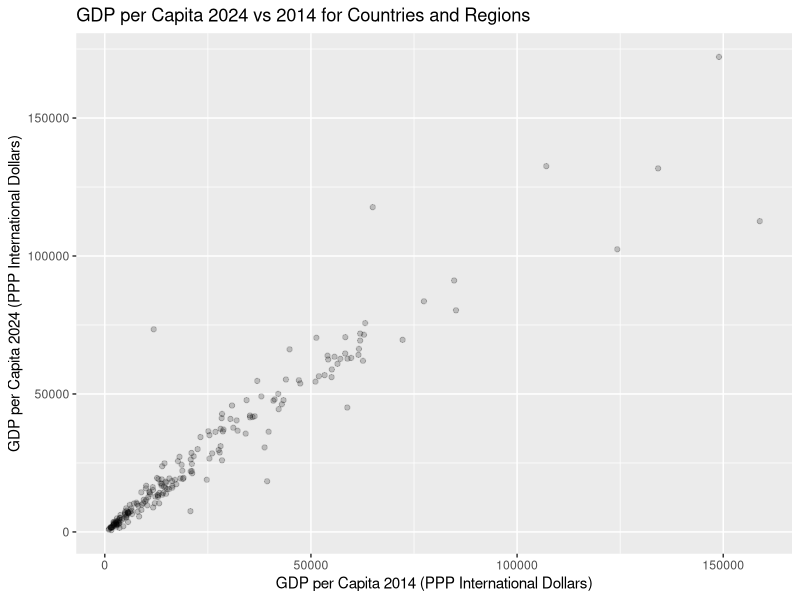
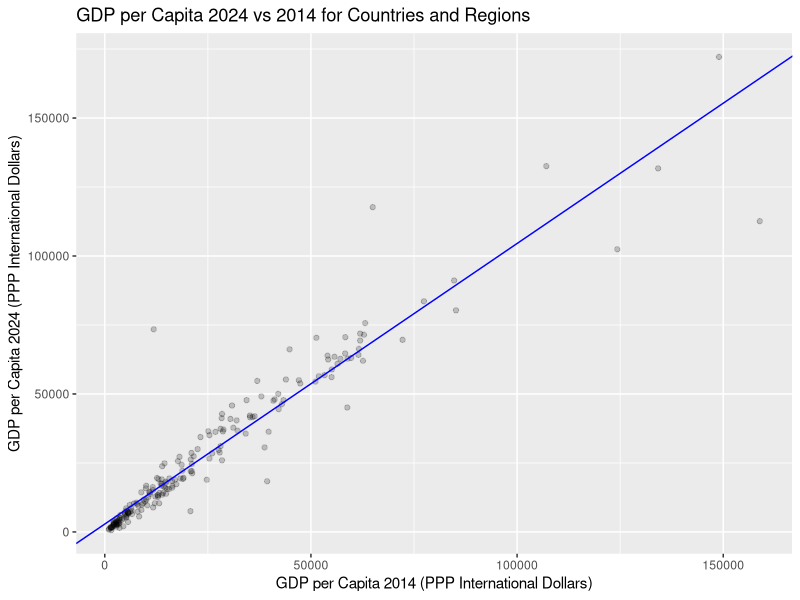
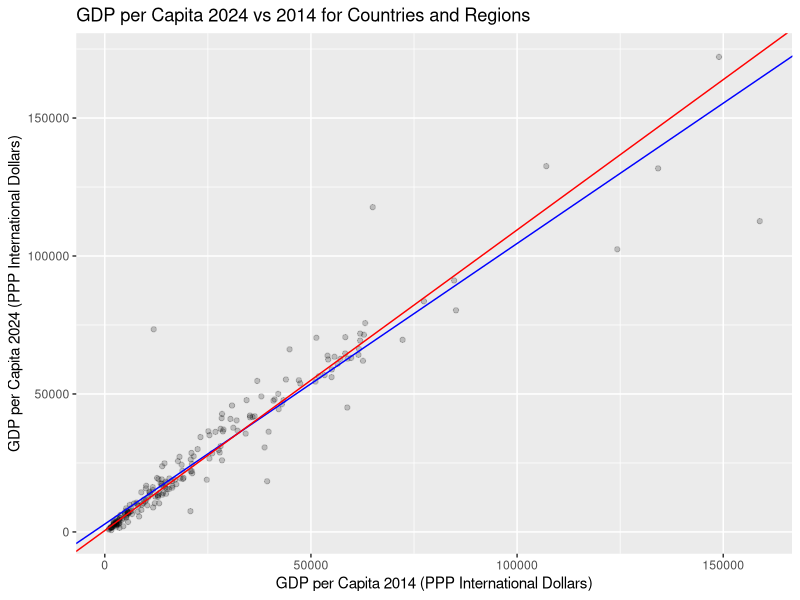
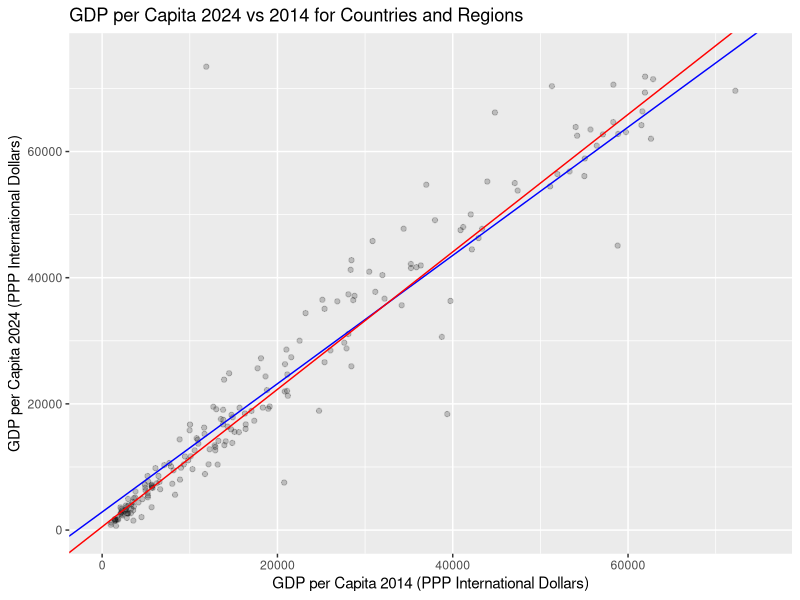
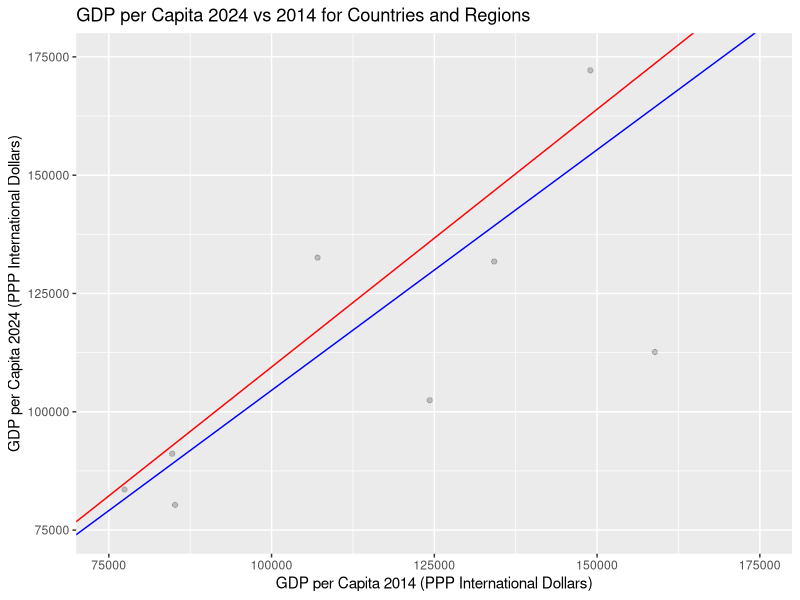
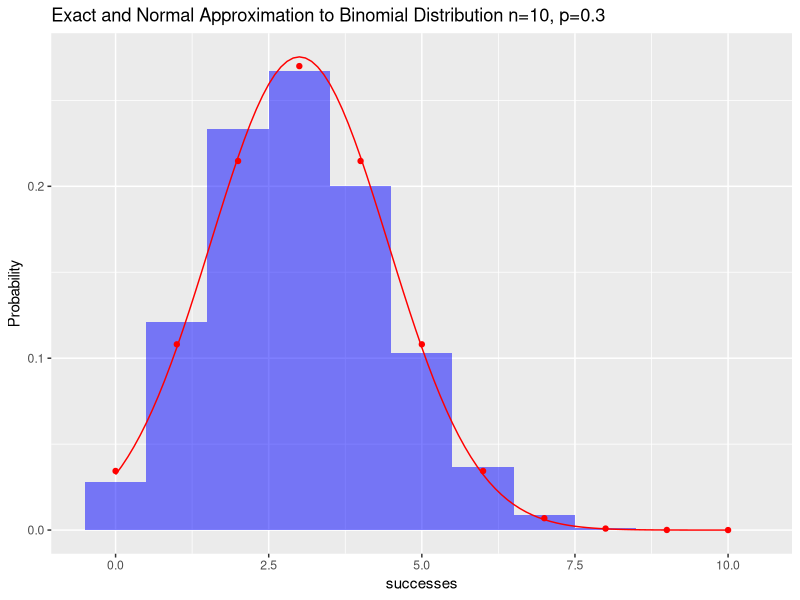
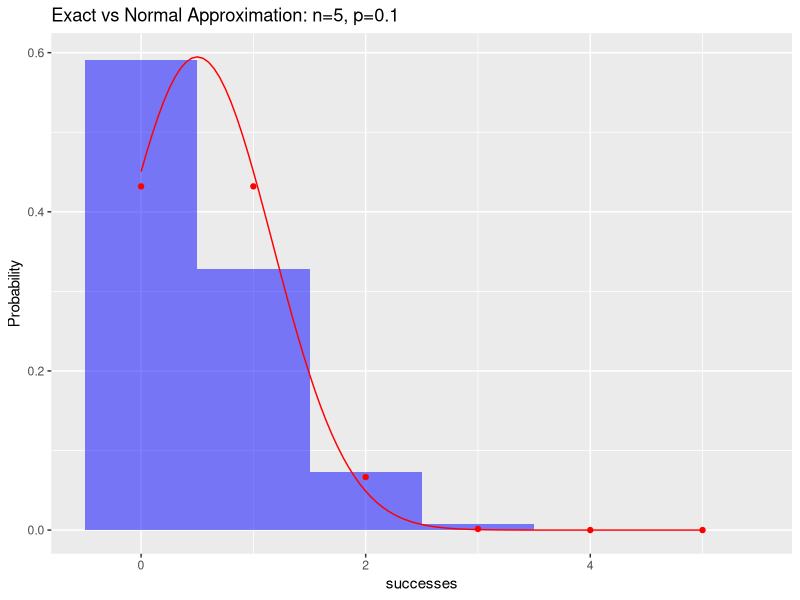
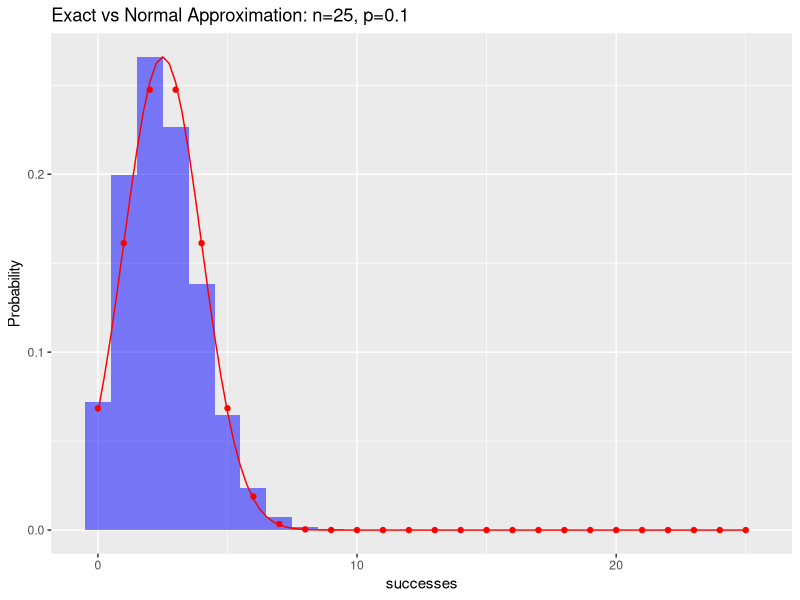

Recreate these plots in R, in order.
## ---- chunk 1
library(knitr)
knitr::opts_chunk$set(echo = TRUE)
library(tidyverse)

## ---- chunk 2
# Import the IMF GDP dataset
dat.gdp <- read.csv("imf_gdp_prelim.csv")

# Filter to GDP per capita PPP rows only
dat.plot <- dat.gdp %>%
  filter(SERIES_NAME == "Gross domestic product (GDP), Constant prices, Per capita, purchasing power parity (PPP) international dollar, ICP benchmark 2021")

# Scatter plot: 2024 GDP per capita (y) vs 2014 GDP per capita (x)
g <- ggplot(dat.plot, aes(x = X2014, y = X2024)) +
  geom_point(alpha = 0.2) +
  labs(
    x = "GDP per Capita 2014 (PPP International Dollars)",
    y = "GDP per Capita 2024 (PPP International Dollars)",
    title = "GDP per Capita 2024 vs 2014 for Countries and Regions"
  )
g
## ---- chunk 3
# Fit least-squares linear model: X2024 ~ X2014
fit.ls <- lm(X2024 ~ X2014, data = dat.plot)

# Extract and display slope and intercept
ls.intercept <- coef(fit.ls)[1]
ls.slope <- coef(fit.ls)[2]
cat("Least-squares intercept:", ls.intercept, "\n")
cat("Least-squares slope:", ls.slope, "\n")

# Add the regression line to the scatter plot from part 1
g <- g + geom_abline(intercept = ls.intercept, slope = ls.slope, color = "blue")
g
## ---- chunk 4
# Function to compute total absolute error for a given slope and intercept
total.absolute.error <- function(slope, intercept, data) {
  predicted <- intercept + slope * data$X2014
  sum(abs(data$X2024 - predicted))
}

# Compute total absolute error for the least-squares fit
ls.tae <- total.absolute.error(ls.slope, ls.intercept, dat.plot)
cat("Total absolute error for least-squares line:", ls.tae, "\n")
## ---- chunk 5
# Wrapper for optim: takes a parameter vector c(slope, intercept)
tae.for.optim <- function(params) {
  total.absolute.error(slope = params[1], intercept = params[2], data = dat.plot)
}

# Run optimization, using least-squares coefficients as starting values
opt.result <- optim(par = c(ls.slope, ls.intercept), fn = tae.for.optim)

# Extract optimized slope and intercept
opt.slope <- opt.result$par[1]
opt.intercept <- opt.result$par[2]
opt.tae <- opt.result$value

cat("Minimum absolute error slope:", opt.slope, "\n")
cat("Minimum absolute error intercept:", opt.intercept, "\n")
cat("Total absolute error:", opt.tae, "\n")
## ---- chunk 6
# Add the minimum absolute error line (red) alongside the LS line (blue)
g <- g + geom_abline(intercept = opt.intercept, slope = opt.slope, color = "red")
g
## ---- chunk 7
dat.plot$COUNTRY[which.max(dat.plot$X2014)]

g + xlim(0, 75000) + ylim(0, 75000)

g + xlim(75000, 175000) + ylim(75000, 175000)
## ---- chunk 8
# Method 1: Identify entities with blank PRIMARY_DOMESTIC_CURRENCY
# Count rows per entity in the full dataset to distinguish regions (1 row) from countries
rows.per.entity <- dat.gdp %>%
  group_by(COUNTRY) %>%
  summarise(n.rows = n(), currency = first(PRIMARY_DOMESTIC_CURRENCY))

# Regions: blank currency AND only 1 row in the dataset
dat.regions <- rows.per.entity %>%
  filter(currency == "" & n.rows == 1)

cat("Regions in the dataset:\n")
dat.regions$COUNTRY
## ---- chunk 9
normal.approximation<-function(n,p){
  mu.np<-n*p
  sigma.np<-sqrt(n*p*(1-p))
  breaks<-seq(-0.5,n+0.5,by=1)
  probs<-pnorm(breaks, mean=mu.np, sd=sigma.np)
  probs.diff<-diff(probs)
  return(probs.diff)
}

## ---- chunk 10
dat.approx<-data.frame(
  successes=0:10,
  exact=dbinom(0:10, size=10, prob=0.3),
  approx=normal.approximation(10, 0.3)
)
g<-ggplot(dat.approx, aes(x=successes))+
  geom_bar(aes(y=exact), stat="identity", fill="blue", width=1,alpha=.5)+
  geom_point(aes(y=approx), color="red")+stat_function(fun=dnorm,
    args=list(mean=10*0.3, sd=sqrt(10*0.3*0.7)), color="red")+
  labs(y="Probability", title="Exact and Normal Approximation to Binomial Distribution n=10, p=0.3")
g
## ---- chunk 11
(sum.abs.diff<-sum(abs(dat.approx$exact - dat.approx$approx)))
## ---- chunk 12
n.values <- c(5, 25, 125)
p.values <- c(0.1, 0.2, 0.5)
params.grid <- expand.grid(n = n.values, p = p.values)

# Function to plot exact vs normal approximation and return sum of absolute differences
plot.binom.approx <- function(n, p) {
  # Build data frame of exact binomial and normal approximation probabilities
  dat.approx <- data.frame(
    successes = 0:n,
    exact = dbinom(0:n, size = n, prob = p),
    approx = normal.approximation(n, p)
  )

  # Create comparison plot
  g <- ggplot(dat.approx, aes(x = successes)) +
    geom_bar(aes(y = exact), stat = "identity", fill = "blue", width = 1, alpha = 0.5) +
    geom_point(aes(y = approx), color = "red") +
    stat_function(fun = dnorm,
      args = list(mean = n * p, sd = sqrt(n * p * (1 - p))), color = "red") +
    labs(y = "Probability",
         title = paste0("Exact vs Normal Approximation: n=", n, ", p=", p))
  print(g)

  # Compute and return sum of absolute differences
  sum.abs.diff <- sum(abs(dat.approx$exact - dat.approx$approx))
  return(sum.abs.diff)
}

# Loop through all 9 parameter combinations
results <- numeric(nrow(params.grid))
for (i in 1:nrow(params.grid)) {
  results[i] <- plot.binom.approx(params.grid$n[i], params.grid$p[i])
  cat("n =", params.grid$n[i], ", p =", params.grid$p[i],
      "=> Sum of absolute differences:", results[i], "\n")
}

# Store results for use in part 2
params.grid$sum.abs.diff <- results
## ---- chunk 13
# Plot sum of absolute differences by n, colored by p
params.grid$p.factor <- as.factor(params.grid$p)

ggplot(params.grid, aes(x = n, y = sum.abs.diff, color = p.factor, group = p.factor)) +
  geom_line() +
  geom_point(size = 3) +
  labs(
    x = "n (number of trials)",
    y = "Sum of Absolute Differences",
    color = "p",
    title = "Quality of Normal Approximation to Binomial"
  )

# Display the results table
params.grid[, c("n", "p", "sum.abs.diff")]
